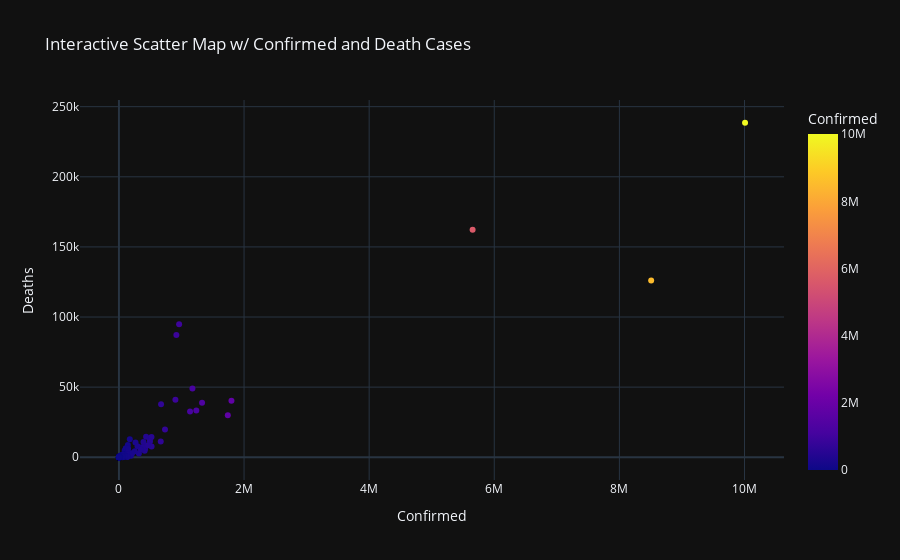

Here is the notebook cell this chart was saved with:
### Markdown cell above
# Interactive Scatter Map w/ Confirmed and Death Cases

### Code cell
data = world.drop(["Active", "Recovered"], axis=1)
fig = px.scatter(data, x="Confirmed", y="Deaths", hover_data=["Country"], color="Confirmed", title="Interactive Scatter Map w/ Confirmed and Death Cases", template="plotly_dark")
fig.show()

### Figure 1 — Plotly figure (JSON) as saved in the notebook; plotly's stock layout.template omitted (floating-point values rounded to 4 significant figures; data arrays with more than 128 entries replaced by an {"elided": "..."} marker saying what was removed)
{"data": [{"customdata": {"elided": "194x1 str values"}, "hovertemplate": "Confirmed=%{marker.color}<br>Deaths=%{y}<br>Country=%{customdata[0]}<extra></extra>", "legendgroup": "", "marker": {"color": {"elided": "194 int values"}, "coloraxis": "coloraxis", "symbol": "circle"}, "mode": "markers", "name": "", "orientation": "v", "showlegend": false, "type": "scatter", "x": {"elided": "194 int values"}, "xaxis": "x", "y": {"elided": "194 int values"}, "yaxis": "y"}], "layout": {"coloraxis": {"colorbar": {"title": {"text": "Confirmed"}}, "colorscale": [[0, "#0d0887"], [0.1111, "#46039f"], [0.2222, "#7201a8"], [0.3333, "#9c179e"], [0.4444, "#bd3786"], [0.5556, "#d8576b"], [0.6667, "#ed7953"], [0.7778, "#fb9f3a"], [0.8889, "#fdca26"], [1, "#f0f921"]]}, "legend": {"tracegroupgap": 0}, "title": {"text": "Interactive Scatter Map w/ Confirmed and Death Cases"}, "xaxis": {"anchor": "y", "domain": [0, 1], "title": {"text": "Confirmed"}}, "yaxis": {"anchor": "x", "domain": [0, 1], "title": {"text": "Deaths"}}}}
